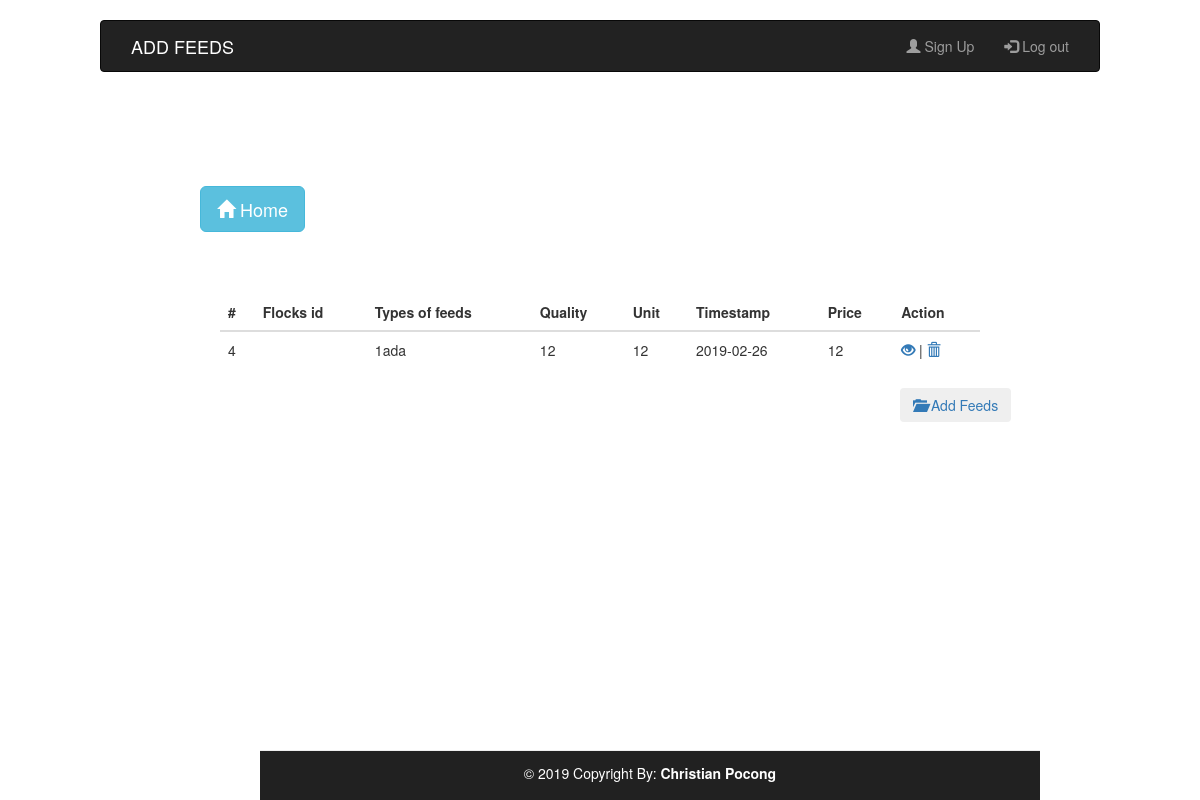
Before: /addfeeds.php (signed in) with the older database file.
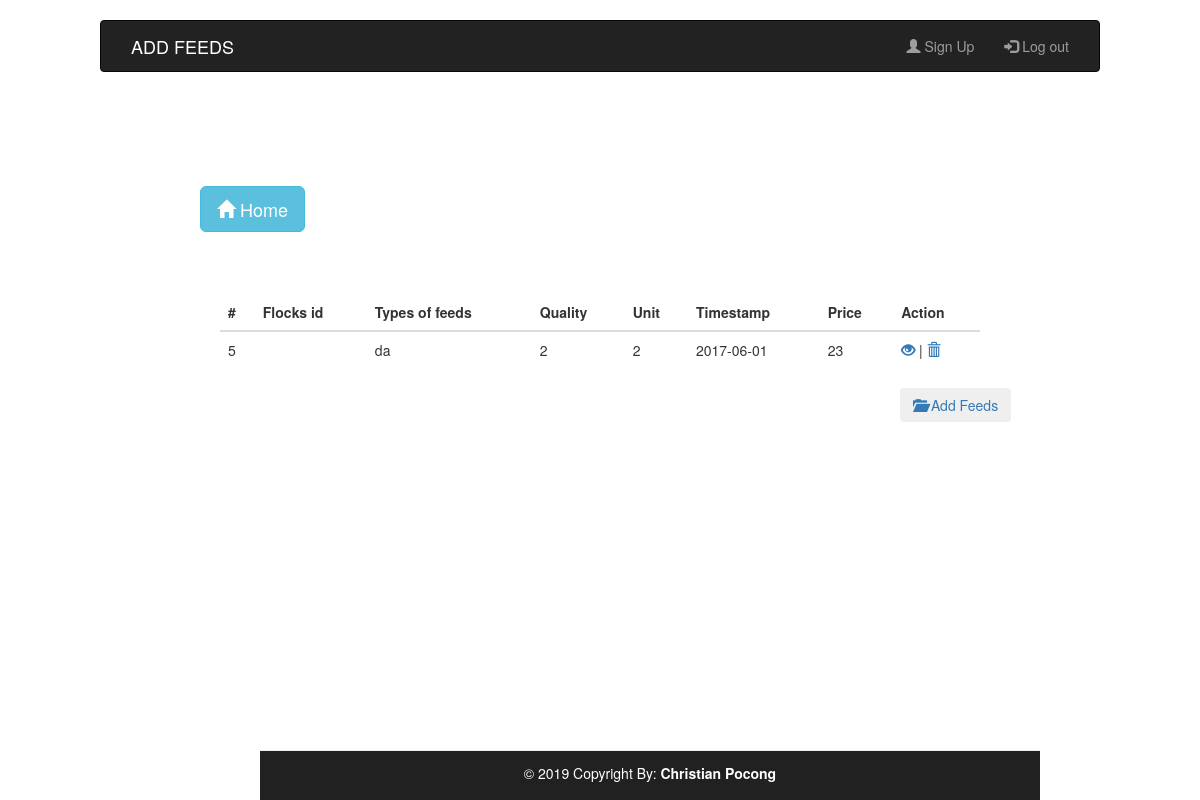
After: the same page with the newer database file.
### tables this page shows
CREATE TABLE `feeds` (
  `id` int(11) NOT NULL,
  `userid` int(11) NOT NULL,
  `types` varchar(250) NOT NULL,
  `quality` int(20) NOT NULL,
  `unit` int(20) NOT NULL,
  `timestamp` date NOT NULL,
  `price` int(20) NOT NULL
);

### addfeeds.php (the view, shortened to what this page needs)
<!DOCTYPE html>
<html>
<head>
		<link href="bootstrap-3.3.7/css/bootstrap.css" rel="stylesheet">
        <link href="css/css/style.css" rel="stylesheet">
</head>
<body>
    <br>
    <nav class="navbar navbar-inverse col-sm-10 col-sm-offset-1">
    <div class="container-fluid">
        <div class="navbar-header">
            <a class="navbar-brand" href="#">
                <span id="brand-title">ADD FEEDS</span>
             </a>
        </div>
		<ul class="nav navbar-nav navbar-right">
      <li><a href="register.php"><span class="glyphicon glyphicon-user"></span> Sign Up</a></li>
      <li><a href="login.php"><span class="glyphicon glyphicon-log-in"></span> Log out</a></li>
    </ul>
		    </div>
</nav>
	<br><br><br>
	<?php require_once 'processfeeds.php';?>
	<?php
		$mysqli = new mysqli('localhost','root','','registration') or die(mysqli_error($mysqli));
		$username= $_SESSION["username"];
		$result=$mysqli->query("select id from users where username='$username'") or die($mysqli->error);
		if(@count($result)==1)
		{
			$row=$result->fetch_array();
			$userid=$row['id'];
		}
		$result = $mysqli->query("SELECT * FROM feeds where userid='$userid'") or die($mysqli->error);
		?>
		<p>&nbsp;</p>
		<p>&nbsp;</p>
		<p>&nbsp;</p>
		<div class="col-sm-offset-2">
		<a href="index.php" class="btn btn-info btn-lg">
          <span class="glyphicon glyphicon-home"></span> Home
        </a>
		</div>
		<p>&nbsp;</p>
		<div class="row">
				<div class="col-sm-8 col-sm-offset-2">
				<div class="container-fluid">
			<table class="table table-condensed table-hover table-striped">
			<table class="table">
				<thead>
					<tr>
						<th>#</th>
						<th>Flocks id</th>
						<th>Types of feeds</th>
						<th>Quality</th>
						<th>Unit</th>
						<th>Timestamp</th>
						<th>Price</th>
						<th colspan="2">Action</th>
					</tr>
				</thead>
				<?php
					while($row=$result->fetch_assoc()):?>
						<tr>
							<td><?php echo $row['id']?></td>
							<td><?php echo $row['flocksid']?></td>
							<td><?php echo $row['types']?></td>
							<td><?php echo $row['quality']?></td>
							<td><?php echo $row['unit']?></td>
							<td><?php echo $row['timestamp']?></td>
							<td><?php echo $row['price']?></td>
							<td>
								<a href="editfeeds.php?edit=<?php echo $row['id'];?>"><span class="glyphicon glyphicon-eye-open" title="View Profile"></span></a> |
								<a href="processfeeds.php?delete=<?php echo $row['id'];?>"><span class="glyphicon glyphicon-trash" title="Delete"></span></i></a>
							</td>
						</tr>
						<?php endwhile;?>
			</table>
		</div>
		</div>
		</div>
	<div class="col-sm-offset-9">
	<button type="submit" class="btn" name="save"><a href="editfeeds.php"><span class="glyphicon glyphicon-folder-open"></span> Add Feeds</a></button>
	</div>
<?php include('footer.php');?>
</body>
</html>

### footer.php (shortened to what this page needs)
<html>
<head>
</head>
<body>
<footer class="footer">
      <center><p>© 2019 Copyright By: <b>Christian Pocong</b></p><center>
  </footer>
 </body>
 </html>

### css/css/style.css (style rules this page uses)
div.navbar-header a.navbar-brand, div.collapse ul.nav li a { color:white; }
.footer { position: fixed; left: 0; bottom: 0; width: 100%; background-color: #FFFFFF;; color: white; text-align: center; }

### footer.php (style rules this page uses)
.footer { position: absolute; bottom: 0; width: 65%; height: 50px; background: #212121; border-top: solid 1px #eee; margin-left: 260px; }
p { margin-top: 12px; }

Changed rows visible on the page:
removed feeds: id "4", types "1ada", quality "12", unit "12", timestamp "2019-02-26", price "12"
added feeds: id "5", types "da", quality "2", unit "2", timestamp "2017-06-01", price "23"
